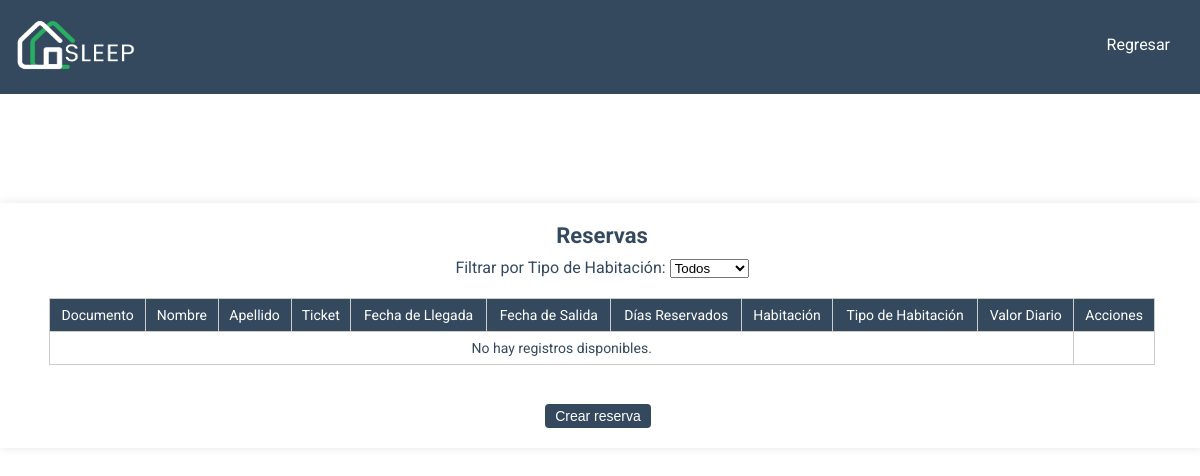
Page /pages/reservas.php on the earlier database version.
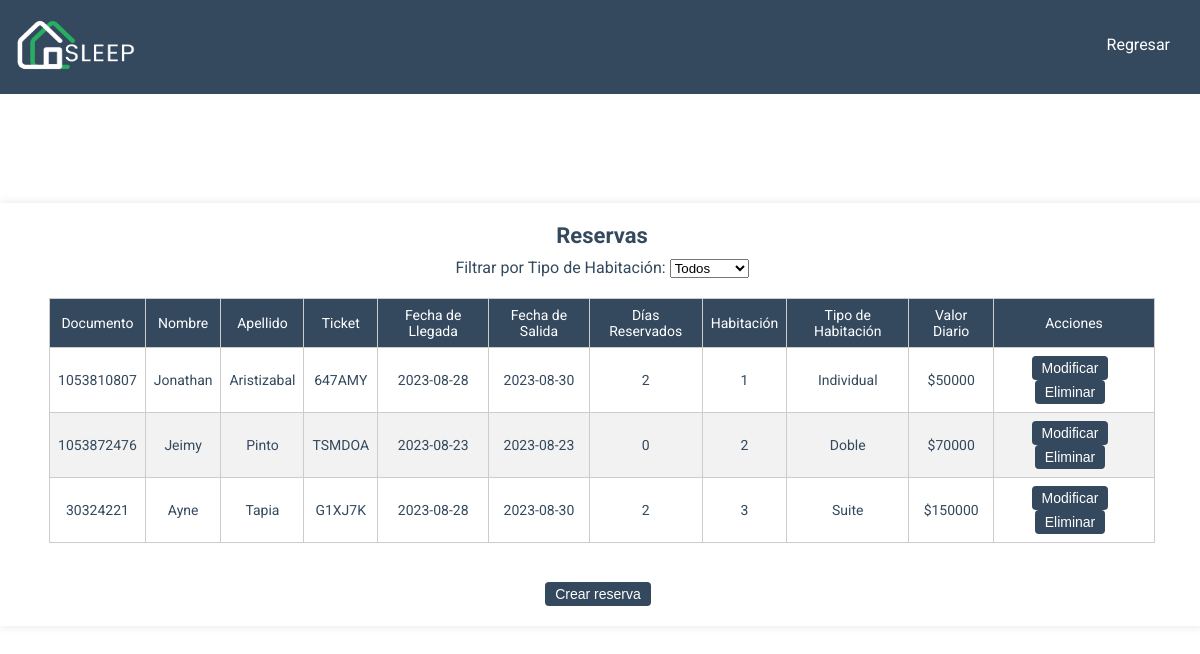
Same page on the later database version.
### tables this page shows
CREATE TABLE `huespedes` (
  `documento` int(11) NOT NULL,
  `nombre` varchar(45) NOT NULL,
  `apellido` varchar(45) NOT NULL,
  `ticket` varchar(11) NOT NULL,
  `habitacion` int(11) NOT NULL,
  `fecha_checkIN` date NOT NULL,
  `fecha_checkOUT` date NOT NULL,
  `dias_reservados` int(11) NOT NULL
);

CREATE TABLE `usuarios` (
  `documento` int(11) NOT NULL,
  `correo` varchar(45) NOT NULL,
  `nombre` varchar(15) NOT NULL,
  `apellido` varchar(15) NOT NULL,
  `telefono` varchar(20) NOT NULL,
  `pais` varchar(15) NOT NULL,
  `departamento` varchar(15) NOT NULL,
  `ciudad` varchar(15) NOT NULL,
  `contrasena` varchar(255) NOT NULL,
  `tipoUsuarioId` int(11) NOT NULL
);

CREATE TABLE `habitaciones` (
  `numero` int(11) NOT NULL,
  `tipo` varchar(15) NOT NULL,
  `estado` tinyint(1) NOT NULL,
  `descripcion` varchar(50) NOT NULL,
  `valor_diario` decimal(10,0) NOT NULL
);

### pages/reservas.php (the view, shortened to what this page needs)
<?php
include '../conections/conection.php';
$sql = "SELECT h.*, t.tipo, t.valor_diario, u.nombre, u.apellido FROM huespedes h
        JOIN habitaciones t ON h.habitacion = t.numero
        JOIN usuarios u ON h.documento = u.documento";
$result = $conn->query($sql);
?>
<!DOCTYPE html>
<html lang="es">
<head>
    <link rel="stylesheet" href="../assets/css/reservas.css">
</head>
<body>
    <header>
        <div id="logo">
            <img src="../assets/img/logoclaro.png" alt="Logo del Hotel" width="135px" height="70px">
        </div>
        <nav>
            <ul class="ul-encabezados">
                <li><a href="panel_gestor.php">Regresar</a></li>
            </ul>
        </nav>
    </header>
    <br>
    <section class="modulo" id="huespedes">
        <div class="modulo-header">Reservas</div>
        <div class="modulo-content">
            <label for="filtroTipo">Filtrar por Tipo de Habitación:</label>
            <select id="filtroTipo">
                <option value="">Todos</option>
            </select>
            <table>
                <thead>
                    <tr>
                        <th>Documento</th>
                        <th>Nombre</th>
                        <th>Apellido</th>
                        <th>Ticket</th>
                        <th>Fecha de Llegada</th>
                        <th>Fecha de Salida</th>
                        <th>Días Reservados</th>
                        <th>Habitación</th>
                        <th>Tipo de Habitación</th>
                        <th>Valor Diario</th>
                        <th>Acciones</th>
                    </tr>
                </thead>
                <tbody>
                    <?php
                    if ($result->num_rows > 0) {
                        while ($row = $result->fetch_assoc()) {
                            echo '<tr>';
                            echo '<td>' . $row['documento'] . '</td>';
                            echo '<td>' . $row['nombre'] . '</td>';
                            echo '<td>' . $row['apellido'] . '</td>';
                            echo '<td>' . $row['ticket'] . '</td>';
                            echo '<td>' . $row['fecha_checkIN'] . '</td>';
                            echo '<td>' . $row['fecha_checkOUT'] . '</td>';
                            echo '<td>' . $row['dias_reservados'] . '</td>';
                            echo '<td>' . $row['habitacion'] . '</td>';
                            echo '<td>' . $row['tipo'] . '</td>';
                            echo '<td>$' . $row['valor_diario'] . '</td>';
                            echo '<td>';
                            echo '<button class="modificar-button"><a href="modificar_reserva.php?ticket=' . $row['ticket'] . '">Modificar</a></button>';
                            echo '<button class="eliminar-button"><a href="eliminar_reserva.php?ticket=' . $row['ticket'] . '">Eliminar</a></button>';
                            echo '</td>';
                            echo '</tr>';
                        }
                    } else {
                        echo '<tr><td colspan="10">No hay registros disponibles.</td></tr>';
                    }
                    ?>
                </tbody>
            </table>
            <br>
            <button class="crear-button" id="btnHacerReservacion">Crear reserva</button>
        </div>
    </section>
</body>
</html>

### assets/css/reservas.css (style rules this page uses)
body, header, footer { font-family: "Roboto", sans-serif; margin: 0; padding: 0; }
header { background-color: #34495e; color: #fff; display: flex; justify-content: space-between; align-items: center; padding: 10px; }
nav { text-align: center; }
nav ul { list-style: none; display: inline-block; margin: 0; padding: 10px 0px 15px 0px; }
nav ul li { display: inline; margin-right: 20px; }
nav ul li a { text-decoration: none; color: #fff; }
.crear-button, .modificar-button, .eliminar-button { background-color: #34495e; color: #fff; border: none; padding: 4px 10px 4px 10px; margin-right: 8px; border-radius: 4px; font-size: 14px; cursor: pointer; transition: background-color 0.3s; }
table { border-collapse: collapse; width: 95%; margin: 20px auto; padding: 10px; border-radius: 8px; }
table, th, td { border: 1px solid #ccc; }
th, td { font-size: 14px; text-align: center; padding: 8px; }
th { background-color: #34495e; color: #fff; font-weight: normal; }
tbody tr:nth-child(even) { background-color: #f2f2f2; }
.modulo { background-color: white; width: 97%; margin: 90px auto; padding: 20px; box-shadow: 0px 0px 10px rgba(0, 0, 0, 0.1); color: #34495e; }
.modulo-header { font-size: 22px; text-align: center; margin-bottom: 10px; font-weight:bold }
.modulo-content { text-align: center; }
.modulo-content a { text-decoration: none; color: #ffffff; }

Differences in the rows shown:
added huespedes: documento "1053810807", documento.nombre "Jonathan", documento.apellido "Aristizabal", ticket "647AMY", fecha_checkIN "2023-08-28", fecha_checkOUT "2023-08-30", dias_reservados "2", habitacion "1", habitacion.tipo "Individual", habitacion.valor_diario "50000"
added huespedes: documento "1053872476", documento.nombre "Jeimy", documento.apellido "Pinto", ticket "TSMDOA", fecha_checkIN "2023-08-23", fecha_checkOUT "2023-08-23", dias_reservados "0", habitacion "2", habitacion.tipo "Doble", habitacion.valor_diario "70000"
added huespedes: documento "30324221", documento.nombre "Ayne", documento.apellido "Tapia", ticket "G1XJ7K", fecha_checkIN "2023-08-28", fecha_checkOUT "2023-08-30", dias_reservados "2", habitacion "3", habitacion.tipo "Suite", habitacion.valor_diario "150000"
Other differences:
text no longer shown: "No hay registros disponibles."
